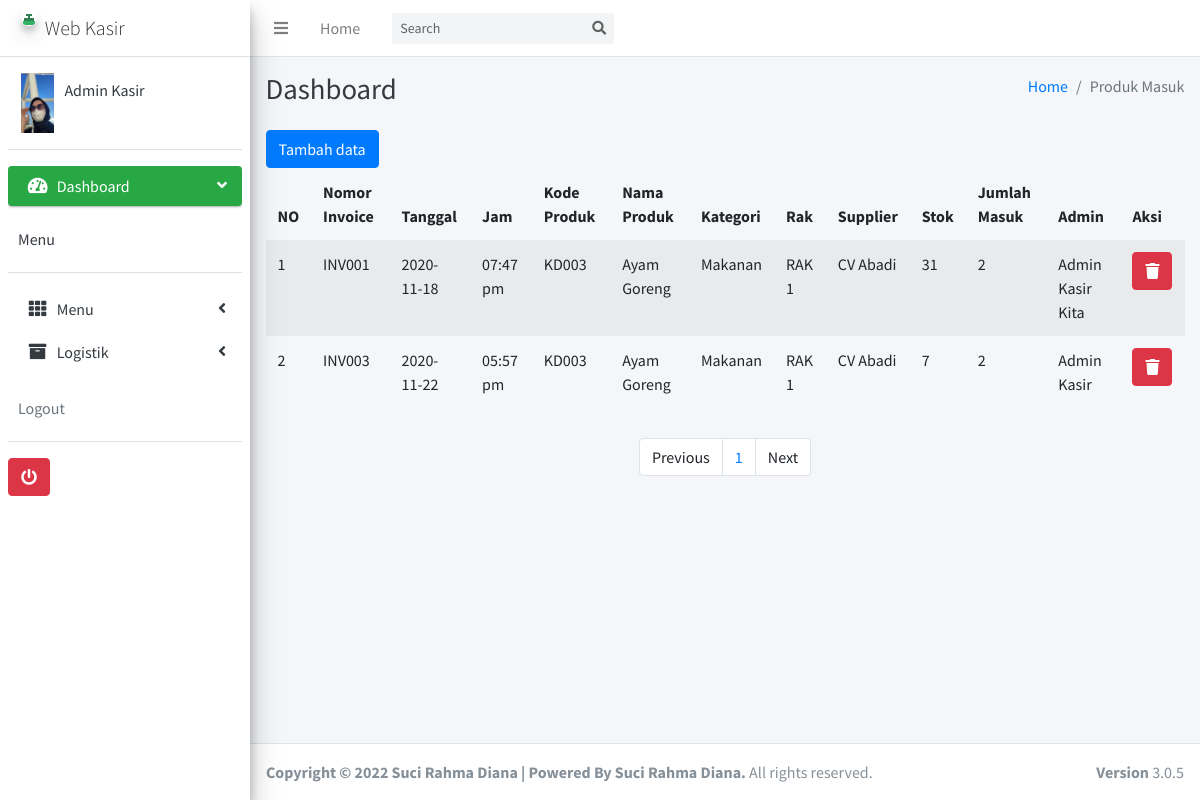
Screenshot of /admin/index.php?m=produkmasuk&s=title (signed in) with the database file from the repository.
### tables this page shows
CREATE TABLE `tb_user` (
  `id` int(11) NOT NULL,
  `username` text NOT NULL,
  `password` text NOT NULL,
  `nama` text NOT NULL,
  `level` text NOT NULL,
  `foto` varchar(255) NOT NULL
);

CREATE TABLE `tb_prod_masuk` (
  `id` int(11) NOT NULL,
  `noinv` text NOT NULL,
  `tanggal` text NOT NULL,
  `jam` text NOT NULL,
  `kdproduk` text NOT NULL,
  `nm_produk` text NOT NULL,
  `kategori` text NOT NULL,
  `rak` text NOT NULL,
  `supplier` text NOT NULL,
  `stok` int(11) NOT NULL,
  `jml_masuk` int(11) NOT NULL,
  `admin` text NOT NULL
);

### admin/fungsi/fungsi.php (called while the page is built, shortened)
<?php
$koneksi = mysqli_connect('localhost', 'root', '', 'web-kasir');
function summon_admin()
{
	global $koneksi;
	$id = $_SESSION['idkaskit'];
	return mysqli_query($koneksi, "SELECT * FROM tb_user WHERE id ='$id'");
}
function url()
{
	return $url = "//localhost/web-kasir/vendors/";
}
 ?>

### admin/modul/produkmasuk/paging.php (the view, shortened to what this page needs)
<?php
global $koneksi;
    $batas = 5;
$halaman = isset($_GET['halaman']) ? (int)$_GET['halaman'] : 1;
$halaman_awal = ($halaman>1) ? ($halaman * $batas) - $batas : 0;
if (isset($_POST['go'])) {
  $cari = $_POST['cari'];
  $data_pro_ma = mysqli_query($koneksi, "SELECT * FROM tb_prod_masuk WHERE nama LIKE '%".$cari."%'");
}else{
  $data_pro_ma = mysqli_query($koneksi, "SELECT * FROM tb_prod_masuk LIMIT $halaman_awal, $batas");
}
foreach ($data_pro_ma as $pro):
  ?>
<tr>
                              <td><?= $i++;  ?></td>
                              <td><?=  $pro['noinv'];?></td>
                              <td><?=  $pro['tanggal'];?></td>
                              <td><?= $pro['jam'];?></td>
                              <td><?=  $pro['kdproduk'];?></td>
                              <td><?= $pro['nm_produk'];?></td>
                               <td><?= $pro['kategori'];?></td>
                               <td><?=  $pro['rak'];?></td>
                              <td><?=  $pro['supplier'];?></td>
                              <td><?= $pro['stok'];?></td>
                              <td><?=  $pro['jml_masuk'];?></td>
                              <td><?= $pro['admin'];?></td>
                              <td>
                              <div data-toggle="modal" data-target="#hapus-produk<?= $pro['id'] ?>">
                              <button type="button" class="btn btn-danger" data-toggle="tooltip" title="Hapus">
                              <i class="fa fa-trash"></i>
                              </button>
                              </div>
                    <br>
                              </td>
                              </tr>
                              <?php endforeach; ?>

### admin/comp/header.php (shortened to what this page needs)
<?php require 'fungsi/fungsi.php'; ?>
<?php foreach (summon_admin() as $key): ?>
<!DOCTYPE html>
<html>
<head>
  <link rel="stylesheet" href="<?= url() ?>plugins/fontawesome-free/css/all.min.css">
  <link rel="stylesheet" href="https://code.ionicframework.com/ionicons/2.0.1/css/ionicons.min.css">
  <link rel="stylesheet" href="<?= url() ?>plugins/tempusdominus-bootstrap-4/css/tempusdominus-bootstrap-4.min.css">
  <link rel="stylesheet" href="<?= url() ?>plugins/icheck-bootstrap/icheck-bootstrap.min.css">
  <link rel="stylesheet" href="<?= url() ?>plugins/jqvmap/jqvmap.min.css">
  <link rel="stylesheet" href="<?= url() ?>dist/css/adminlte.min.css">
  <link rel="stylesheet" href="<?= url() ?>plugins/overlayScrollbars/css/OverlayScrollbars.min.css">
  <link rel="stylesheet" href="<?= url() ?>plugins/daterangepicker/daterangepicker.css">
  <link rel="stylesheet" href="<?= url() ?>plugins/summernote/summernote-bs4.css">
</head>
<body class="hold-transition sidebar-mini layout-fixed">
<div class="wrapper">
  <nav class="main-header navbar navbar-expand navbar-white navbar-light">
    <ul class="navbar-nav">
      <li class="nav-item">
        <a class="nav-link" data-widget="pushmenu" href="#" role="button"><i class="fas fa-bars"></i></a>
      </li>
      <li class="nav-item d-none d-sm-inline-block">
        <a href="index.php" class="nav-link">Home</a>
      </li>
    </ul>
    <form action="" method="POST" class="form-inline ml-3">
      <div class="input-group input-group-sm">
        <input class="form-control form-control-navbar" type="search" name="cari" placeholder="Search" aria-label="Search">
        <div class="input-group-append">
          <button class="btn btn-navbar" name="go" type="submit">
            <i class="fas fa-search"></i>
          </button>
        </div>
      </div>
    </form>
  </nav>
  <aside class="main-sidebar sidebar-light-success elevation-4">
    <a href="index.php" class="brand-link">
      <img src="<?= url()?>img/logo_kasir_kita.png" alt="AdminLTE Logo" class="brand-image img-circle elevation-3"
           style="opacity: .8">
      <span class="brand-text font-weight-light">Web Kasir</span>
    </a>
    <div class="sidebar">
      <div class="user-panel mt-3 pb-3 mb-3 d-flex">
        <div class="image">
          <?php
          if ($key['foto']!= '') {
                        echo '<img src="img/'.$key['foto'].'" height="150">';
                      }else{
                        echo '<img src="img/user_logo.png" height="150">';
                      }
           ?>
        </div>
        <div class="info">
          <a href="index.php?m=admin&s=detail" class="d-block" ><?= $key['nama'];?></a>
        </div>
      </div>
      <nav class="mt-2">
        <ul class="nav nav-pills nav-sidebar flex-column" data-widget="treeview" role="menu" data-accordion="false">
          <li class="nav-item has-treeview menu-open">
            <a href="index.php" class="nav-link active">
              <i class="nav-icon fas fa-tachometer-alt"></i>
              <p>
                Dashboard
                <i class="right fas fa-angle-left"></i>
              </p>
            </a>
          <div class="user-panel mt-3 pb-3 mb-3 d-flex">
        <div class="info">
          <a href="#" class="d-block">Menu</a>
        </div>
      </div>
          </li>
          <li class="nav-item has-treeview">
            <a href="#" class="nav-link">
              <i class="nav-icon fas fa-th"></i>
              <p>
                Menu
                <i class="fas fa-angle-left right"></i>
              </p>
            </a>
          </li>
          <li class="nav-item has-treeview">
            <a href="#" class="nav-link">
              <i class="nav-icon fa fa-archive"></i>
              <p>
                Logistik
                <i class="fas fa-angle-left right"></i>
              </p>
            </a>
          </li>
          <div class="user-panel mt-3 pb-3 mb-3 d-flex">
        <div class="info">
          <span class="d-block text-gray">Logout</span>
        </div>
      </div>
      <a href="logout.php"><button class="btn btn-danger"><i class="fa fa-power-off" aria-hidden="true"></i></button></a>
        </ul>
      </nav>
    </div>
  </aside>
  <?php endforeach; ?>

### rows the page displays
tb_user: foto (picture), nama "Admin Kasir"
tb_prod_masuk: noinv "INV001", tanggal "2020-11-18", jam "07:47 pm", kdproduk "KD003", nm_produk "Ayam Goreng", kategori "Makanan", rak "RAK 1", supplier "CV Abadi", stok "31", jml_masuk "2", admin "Admin Kasir Kita"
tb_prod_masuk: noinv "INV003", tanggal "2020-11-22", jam "05:57 pm", kdproduk "KD003", nm_produk "Ayam Goreng", kategori "Makanan", rak "RAK 1", supplier "CV Abadi", stok "7", jml_masuk "2", admin "Admin Kasir"
